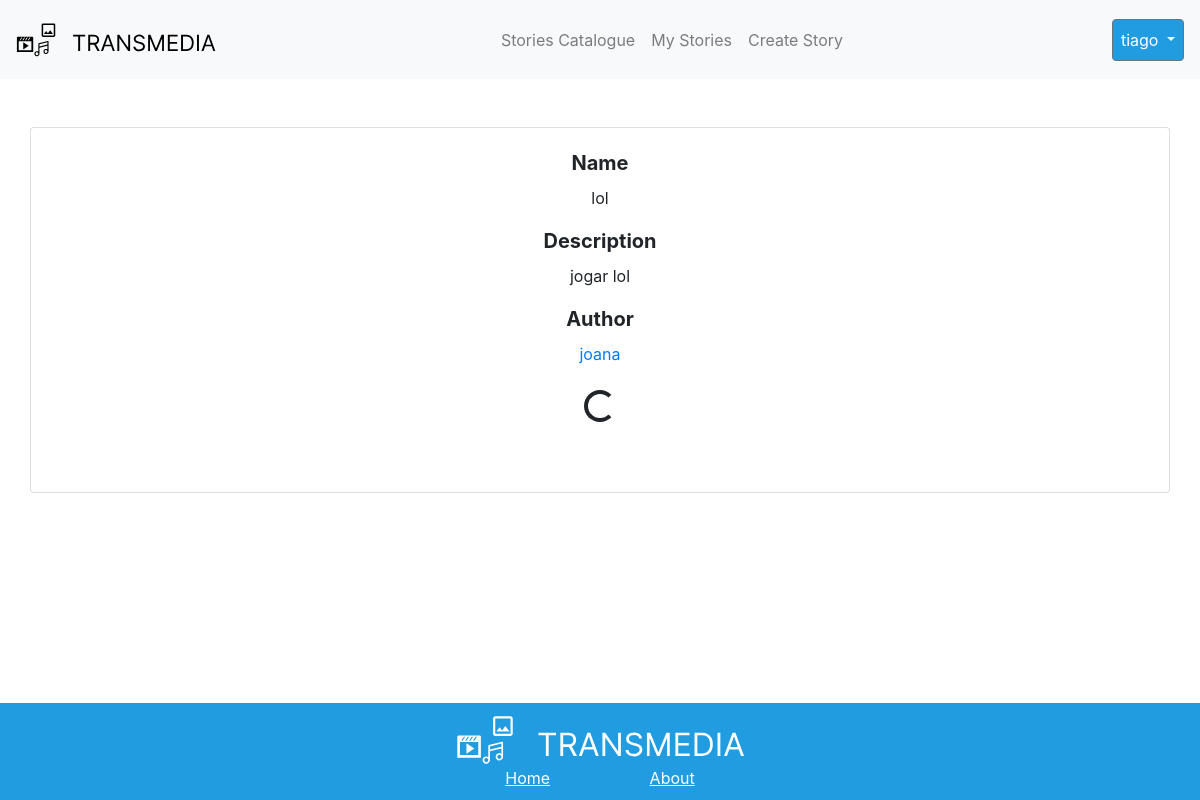
The app's page /selectedStoryPage.php?id=1 (signed in), older data.
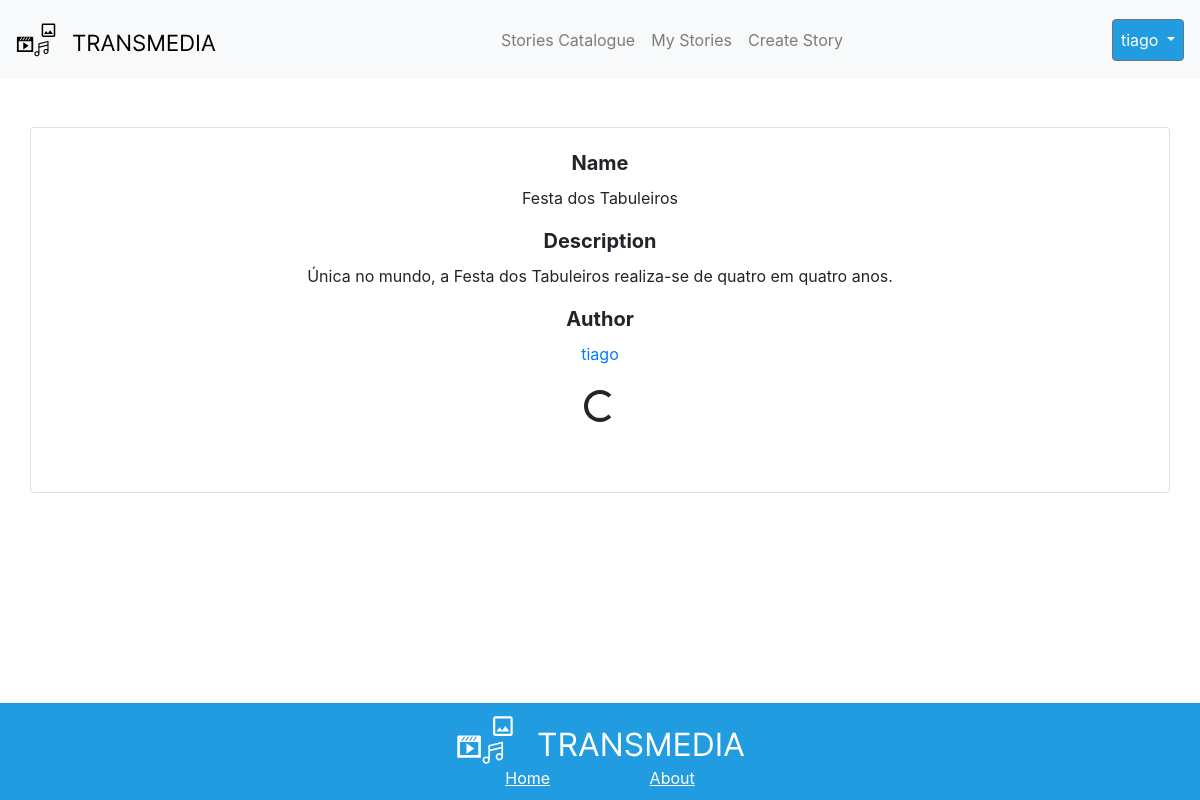
The same page, newer data.
### tables this page shows
CREATE TABLE `story` (
  `id` int(11) NOT NULL,
  `name` varchar(255) NOT NULL,
  `description` varchar(255) NOT NULL,
  `author` varchar(255) NOT NULL
);

### selectedStoryPage.php (the view, shortened to what this page needs)
<?php
require "config/connectdb.php";
$story = $pdo->prepare('SELECT story.name,story.description,story.author, story.id FROM story WHERE story.id = ?');
$video = $pdo->prepare('SELECT video.link,video.storyId,video.videoType,video.storyOrder,video.duration FROM video WHERE video.storyId = ? ORDER BY video.storyOrder');
$audio = $pdo->prepare('SELECT audio.id,audio.id_story,audio.audio,audio.storyOrder,duration FROM audio WHERE audio.id_story = ? ORDER BY audio.storyOrder');
$image = $pdo->prepare('SELECT id,storyID,image,duration,storyOrder FROM image WHERE storyID = ? ORDER BY storyOrder');
$text = $pdo->prepare('SELECT id,id_story,text,duration,storyOrder FROM text WHERE id_story = ? ORDER BY storyOrder');
$story->execute([$_GET['id']]);
$video->execute([$_GET['id']]);
$audio->execute([$_GET['id']]);
$image->execute([$_GET['id']]);
$text->execute([$_GET['id']]);
$storyFetch = $story->fetch(PDO::FETCH_ASSOC);
$videoFetch = $video->fetchAll(PDO::FETCH_ASSOC);
$audioFetch = $audio->fetchAll(PDO::FETCH_ASSOC);
$imagesFetch = $image->fetchAll(PDO::FETCH_ASSOC);
$textFetch = $text->fetchAll(PDO::FETCH_ASSOC);
?>
<!DOCTYPE html>
<html lang="en">
<head>
    <link rel="stylesheet" href="https://cdn.jsdelivr.net/npm/bootstrap@4.0.0/dist/css/bootstrap.min.css">
</head>
<body onload="inic()">
    <div class="mb-3">
        <?php
        include "NavBar.php";
        ?>
        <div class="container card mt-5">
            <div class="card-body text-center">
                <div class="Name">
                    <label for="name" style="font-size:20px; font-weight: bold;">Name</label>
                    <p>
                        <?php
                        print($storyFetch['name'])
                        ?>
                    </p>
                </div>
                <div class="description">
                    <label for="description" style="font-size:20px; font-weight: bold;">Description</label>
                    <p>
                        <?php
                        if ($storyFetch['description'] == null) {
                            print("no description");
                        } else {
                            print($storyFetch['description']);
                        }
                        ?>
                    </p>
                </div>
                <div class="author">
                    <label for="author" style="font-size:20px; font-weight: bold;">Author</label>
                    <p>
                        <?php
                        echo "<a href='user_profile.php?user=" . $storyFetch['author'] . "'>" . $storyFetch['author'] . "</a>";
                        ?>
                    </p>
                </div>
                <div id="mediaDiv" class="mt-3">
                    <?php
                    if (count($videoFetch) + count($audioFetch) + count($imagesFetch)  + count($textFetch) == 0) {
                        echo "<p>Sem conteúdo para apresentar</p>";
                    } else {
                        echo '<div class="spinner-border mt-2" role="status" id="loadingSpinner"><span class="sr-only">Loading...</span></div>';
                        echo <<<EOF
                        <div id="adjVidButDiv" class="mt-3">
                            <button id="prevMediaButton" style="visibility: hidden; color: white; background-color: #007bff; border: 0px; height:30px; width: 25%; border-radius: 4px; cursor: pointer;" class="adj-button" onclick="playAdjacentPlayer('left')"><b>|<<</b></button>
                            <button id="nextMediaButton" style="visibility: hidden;color: white; background-color: #007bff; border: 0px; height:30px; width: 25%; border-radius: 4px; cursor: pointer;" class="adj-button" onclick="playAdjacentPlayer('right')"><b>>>|</b></button>
                        </div>
                        EOF;
                    }
                    ?>
                </div>
            </div>
        </div>
    </div>
    <?php
    include "footer.php";
    ?>
</body>
</html>

Row changes from the older to the newer data that the page shows:
changed story: name "lol" → "Festa dos Tabuleiros"; description "jogar lol" → "Única no mundo, a Festa dos Tabuleiros realiza-se de quatro em quatro anos."; author "joana" → "tiago"
